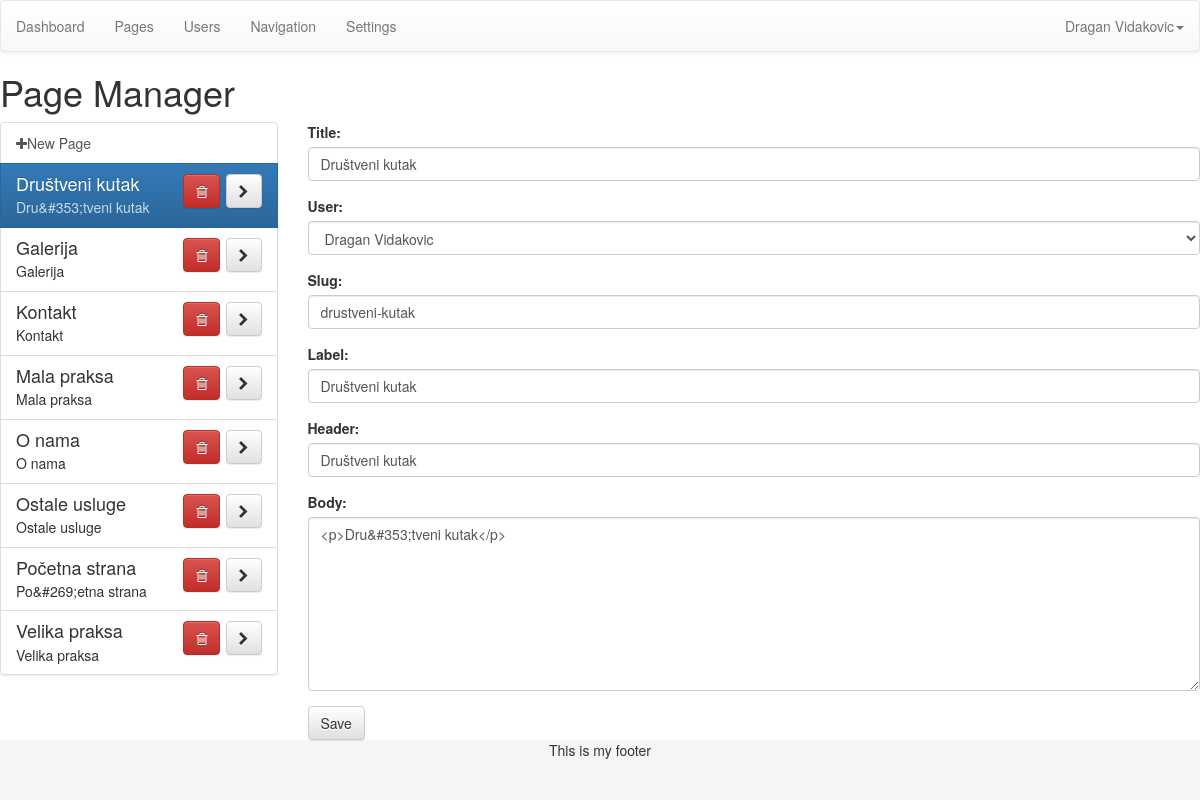
Screenshot of /admin/index.php?page=pages&id=7 (signed in) with the database file from the repository.
### tables this page shows
CREATE TABLE IF NOT EXISTS `posts` (
  `id` mediumint(9) NOT NULL,
  `user` mediumint(9) NOT NULL,
  `type` mediumint(9) NOT NULL,
  `slug` varchar(300) NOT NULL,
  `label` varchar(100) NOT NULL,
  `title` varchar(200) NOT NULL,
  `header` varchar(300) NOT NULL,
  `body` longtext NOT NULL
);

### admin/index.php (called while the page is built)
<?php include('template/header.php'); ?>
<?php include('views/'.$page.'.php'); ?>
<?php include('template/footer.php'); ?>

### admin/functions/data.php (called while the page is built, shortened)
<?php
function data_user($dbc, $id){
	if(is_numeric($id)){
		$cond = "WHERE id = '$id'";
	} else {
		$cond = "WHERE email = '$id'";
	}
	$q = "SELECT * FROM users $cond";
	$r = mysqli_query($dbc, $q);
	$data = mysqli_fetch_assoc($r);
	$data['fullname'] =  $data['first'].' '.$data['last'];
	$data['fullname_reverse'] = $data['last'].', '.$data['first'];
	return $data;
}
function data_post($dbc, $id){
	$q = "SELECT * FROM posts WHERE id = $id";
	$r = mysqli_query($dbc, $q);
	$data = mysqli_fetch_assoc($r);
	$data['body_nohtml'] = strip_tags($data['body']);
	if($data['body'] == $data['body_nohtml']) {
		$data['body_formatted'] = '<p>'.$data['body'].'</p>';
	} else {
		$data['body_formatted'] = $data['body'];
	}
	return $data;
}
?>

### admin/config/queries.php (called while the page is built, shortened)
<?php
switch ($page) {
	case 'pages':
		if(isset($_GET['id'])){ $opened = data_post($dbc, $_GET['id']); }
	break;
}
?>

### admin/config/setup.php (called while the page is built, shortened)
<?php
include('../config/connection.php');
include ('functions/data.php');
if(isset($_GET['page'])){
	$page = $_GET['page'];
} else {
	$page = 'dashboard';
}
include ('config/queries.php');
$user = data_user($dbc, $_SESSION['username']);
?>

### admin/views/pages.php (the view, shortened to what this page needs)
<h1>Page Manager</h1>
<div class="row">
	<div class="col-md-3">
		<div class="list-group">
				<a class="list-group-item" href="?page=pages">
					<i class="fa fa-plus"></i>New Page
				</a>
		<?php
			$q = "SELECT * FROM posts WHERE type = 1 ORDER BY title ASC";
			$r = mysqli_query($dbc, $q);
			while($list = mysqli_fetch_assoc($r)){
				$blurb = substr(strip_tags($list['body']), 0, 120);
				?>
				<div id="page_<?php echo $list['id']; ?>" class="list-group-item <?php selected($list['id'], $opened['id'], 'active'); ?>">
					<h4 class="list-group-item-heading"><?php echo $list['title']; ?>
						<span class="pull-right">
							<a href="#" id="del_<?php echo $list['id']; ?>" class="btn btn-danger btn-delete"><i class="fa fa-trash-o"></i></a>
							<a href="index.php?page=pages&id=<?php echo $list['id']; ?>" class="btn btn-default"><i class="fa fa-chevron-right"></i></a>
						</span>
					</h4>
					<p class="list-group-item-text"><?php echo $blurb; ?></p>
				</div>
		<?php } ?>
		</div>
	</div>
	<div class="col-md-9">
		<form action="index.php?page=pages&id=<?php echo $opened['id']; ?>" method="post" role="form">
			<div class="form-group">
				<label for="title">Title:</label>
				<input class="form-control" type="text" name="title" id="title" value="<?php echo $opened['title']; ?>" placeholder="Page Title">
			</div>
			<div class="form-group">
				<label for="user">User:</label>
				<select class="form-control" name="user" id="user">
					<?php
						$q = "SELECT id FROM users ORDER BY first ASC";
						$r = mysqli_query($dbc, $q);
						while($user_list = mysqli_fetch_assoc($r)){
							$user_data = data_user($dbc, $user_list['id']);
							?>
							<option value="<?php echo $user_data['id']; ?>"
							<?php
								if(isset($_GET['id'])){
									selected($user_data['id'], $opened['user'], 'selected');
								} else {
									selected($user_data['id'], $user['id'], 'selected');
								}
							?>><?php echo $user_data['fullname']; ?></option>
					<?php } ?>
				</select>
			</div>
			<div class="form-group">
				<label for="slug">Slug:</label>
				<input class="form-control" type="text" name="slug" id="slug" value="<?php echo $opened['slug']; ?>" placeholder="Page Slug">
			</div>
			<div class="form-group">
				<label for="label">Label:</label>
				<input class="form-control" type="text" name="label" id="label" value="<?php echo $opened['label']; ?>" placeholder="Page Label">
			</div>
			<div class="form-group">
				<label for="header">Header:</label>
				<input class="form-control" type="text" name="header" id="header" value="<?php echo $opened['header']; ?>" placeholder="Page Header">
			</div>
			<div class="form-group">
				<label for="body">Body:</label>
				<textarea class="form-control editor" name="body" id="body" rows="8" placeholder="Page Body"><?php echo $opened['body']; ?></textarea>
			</div>
			<button type="submit" class="btn btn-default">Save</button>
		</form>
	</div>
</div>

### admin/config/css.php (style rules this page uses)
html, body { height: 100%; }

### rows the page displays
posts: title "Društveni kutak", body "Dru&#353;tveni kutak", slug "drustveni-kutak", label "Društveni kutak", header "Društveni kutak", body "<p>Dru&#353;tveni kutak</p>"
posts: title "Galerija", body "Galerija"
posts: title "Kontakt", body "Kontakt"
posts: title "Mala praksa", body "Mala praksa"
posts: title "O nama", body "O nama"
posts: title "Ostale usluge", body "Ostale usluge"
posts: title "Početna strana", body "Po&#269;etna strana"
posts: title "Velika praksa", body "Velika praksa"

### other values shown
$user['fullname'] "Dragan Vidakovic"
form field user "Dragan Vidakovic"
